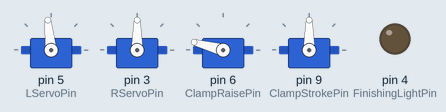
This sketch was run on a simulated Arduino Uno, built with avr-gcc and run on an emulated ATmega328P. On the bench: 4 × servo, output pins drawn as LEDs (lit = HIGH). What the sketch prints to the serial monitor is not drawn.

Above: at 1.1 s.
At 25.1 s:
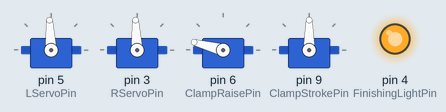
Timing chart, 0 to 26.6 s (numbered marks = the images above):
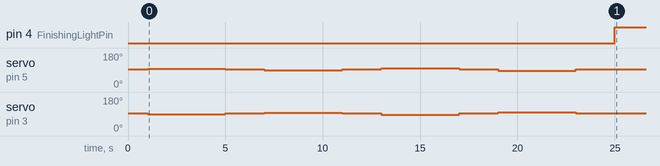

The sketch:

DroneTest.ino
```cpp
#include <ArduinoSTL.h>
#include <Servo.h>
#define MachineID '2'               //Hardware ID for each drone. Will be changed for each and written on chassis
#if MachineID == '1'
  #include <ArduCAM.h>
  #include <SPI.h>
  #include "memorysaver.h"
#endif

using namespace std;


//Global Constants
#define CSPin 7                      //ArduCAM Pin
#define FinishingLightPin 4          //Finishing Light Pin
#define LServoPin 5                  //Left Wheel Servo Pin
#define RServoPin 3                  //Right Wheel Servo Pin
#define ClampStrokePin 9             //Clamp Stroke Control Servo Pin
#define ClampRaisePin 6              //Clamp Raise/Lower Servo Pin
#define ClampStrokeOpenDegree 90     //Degree at which clamp is open
#define ClampStrokeCloseDegree 0     //Degree at which clamp is closed
#define ClampRaiseDegree 165         //Degree at which clamp is raised
#define ClampLowerDegree 90          //Degree at which clamp is lowered
#define ClampRaiseLowerTime 1000     //Over-Estimate Time required to raise/lower clamp (ms) //TODO
#define ClampOpenCloseTime 1000      //Over-Estimate Time required to open/cloase clamp (ms) //TODO
#define TurnSpeed 40                 //Constant Turn speed
#define BlockLiftTime 1000           //Over-Estimate time required to close/lift block (ms) //TODO
#define BlockLowerTime 1000          //Over-Estimate time required to lower/open block (ms) //TODO
#define ShortForwardTime 1000        //Over-Estimate time required to perform a constant short forward movement (ms) //TODO
#define ShortBackwardTime 1000       //Over-Estimate time required to perform a constant short backward movement (ms) //TODO
#define CaptureTime 1000             //Over-Estimate time required to capture and transmit an image (ms) //TODO
#define OpeningTime 1000             //Specific Time required for opening move forward (ms) //TODO
#define ServoMid 1500

#if MachineID == '1'
  #define ServoLOffset 0
  #define ServoROffset 0
#endif
#if MachineID == '2'
  #define ServoLOffset 0
  #define ServoROffset 0
#endif
#if MachineID == '3'
  #define ServoLOffset 0
  #define ServoROffset 0
#endif
#if MachineID == '4'
  #define ServoLOffset 0
  #define ServoROffset 0
#endif


const byte checksumConst = 0x02 + (byte)'s' + (byte)'a' + (byte)'x';


char droneChar = '?';               //Software ID of drone, given when connected to Arduino
Servo LServo, RServo, ClampStrokeServo, ClampRaiseServo;
#if MachineID == '1'
  ArduCAM myCAM(OV2640, CSPin);
#endif

//Class for wrapping serial communication messages
class Message {
  public:
    char source;
    char dest;
    String message;
    Message(char s, char d, String m){
      this->source = s;
      this->dest = d;
      this->message = m;
    }
    Message(char d, String m){
      Message(droneChar, d, m);
    }
    Message(){
      this->source = ' ';
      this->dest = ' ';
      this->message = "";
    }
    ~Message(){  }

    //Receives a message regardless of destination while blocking execution
    //  Returns - Message - message received
    Message receiveAnyMessageBlocking(){
      while(true){
        while(Serial.available() > 0)
          if(Serial.read() == 0x7E){
            for(int i = 0; i < 7; i++)
              Serial.read();
            String input = Serial.readStringUntil('x');
            Serial.read();
            Message output = Message(input[0], input[1], input.substring(2, input.length() - 3));
            return output;
          }
        delay(20);
      }
    }

    //Receives a message while blocking execution
    //  Returns - Message - message received
    Message receiveMessageBlocking(){
      while(true){
        while(Serial.available() > 0)
          if(Serial.read() == 0x7E){
            for(int i = 0; i < 7; i++)
              Serial.read();
            String input = Serial.readStringUntil('x');
            Serial.read();
            if(input[1] == 'd' || input[1] == 'A' || input[1] == droneChar){
              Message output = Message(input[0], input[1], input.substring(2, input.length() - 3));
              return output;
            }
          }
        delay(20);
      }
    }

    //Receives and ignores intruction transmission
    void ignoreInstructions(){
      byte temp[8];
      while(true){
        for(int i = 0; i < 9; i++)
          Serial.read();
        Serial.readBytes(temp, 8);
        Serial.read();
        if(((char) temp[7]) == 'E')
          break;
      }
    }

    //Receives and ignores binary image file
    void ignoreBinary(int size){
      int remainder = size % 256;
      for(int i = 0; i < size; i += 256)
        for(int j = 0; j < 265; j++)
          Serial.read();
      if(remainder > 0)
        for(int i = 0; i < 9 + remainder; i++)
          Serial.read();
    }

    //Receives message without blocking execution
    //Manages ignoring image files and other drone's instructions
    //  Return - Message or NULL
    Message receiveMessage(){
      if(Serial.available() > 0) {
        while(Serial.read() != 0x7E)
          if(Serial.available() == 0)
            return Message();
        for(int i = 0; i < 7; i++)
          Serial.read();
        String input = Serial.readStringUntil('x');
        Serial.read();
        if(input[1] == 'd' || input[1] == 'A' || input[1] == droneChar){
          Message output = Message(input[0], input[1], input.substring(2, input.length() - 3));
          return output;
        }
        else if(input[2] == 'I')
          this->ignoreInstructions();
        else if(input[2] == 'L'){
          Message temp = this->receiveAnyMessageBlocking();
          this->ignoreBinary(temp.message.toInt());
        }
      }
    }

    //Returns boolean of message equality
    //UNUSED IN DRONE CODE
    /*
    bool equal(Message b){
      if(this->source == b.source && this->dest == b.dest && this->message == b.message)
        return true;
      else
        return false;
    }
    */

    //Sends a message through Serial
    //  Arguments:
    //    char d - Destination character
    //    String m - Message
    bool sendMessage(char d, String m){
      int length = m.length() + 9;
      byte lengthHigh = (byte)(length >> 8);
      byte lengthLow = (byte)length;
      byte frame[9 + length] = {0x7E, lengthHigh, lengthLow, 0x01, 0x01, 0x00, 0x00, 0x00, (byte)'s', (byte)droneChar, (byte)'a'};
      byte checksum = checksumConst + (byte)droneChar;
      for(int i = 0; i < m.length(); i++){
        byte temp = (byte)m[i];
        checksum += temp;
        frame[11 + i] = temp;
      }
      frame[length + 7] = (byte)'x';
      frame[length + 8] = 0xFF - checksum;
      Serial.write(frame, length + 9);
      Serial.flush();
    }

    //Reads instruction from XBee and place in outputBuffer
    //  Arguments:
    //    byte[8] outputBuffer
    void receiveInstruction(byte outputBuffer[8]){
      for(int i = 0; i < 9; i++)
        Serial.read();
      for(int i = 0; i < 8; i++)
        outputBuffer[i] = Serial.read();
      Serial.read();
    }

    //Returns boolean comparison to NULL
    bool isNull(){
      return (this == NULL) || (this->source == ' ' && this->dest == ' ' && this->message == "");
    }
};

Message messHandl;


#if MachineID == '1'
  //Class for wrapping and managing camera functions
  class Camera{
  public:
    //Constructor handles instantiations and setup
    Camera(){  }
    ~Camera(){  }

    //Captures image from camera and sends image
    void captureAndSend(){
      myCAM.flush_fifo();
      myCAM.clear_fifo_flag();
      myCAM.start_capture();
      while(!(myCAM.read_reg(ARDUCHIP_TRIG) & CAP_DONE_MASK)) {} //Wait for capture to finish
      uint32_t length = myCAM.read_fifo_length();
      messHandl.sendMessage('a', String(length));
      int remainder = length % 256;

      byte checksum;

      byte frame[265] = {0x7E, 0x01, 0x05, 0x01, 0x01, 0x00, 0x00, 0x00};

      for(int i = 0; i < length; i += 256){
        checksum = 0x02;
        for(int j = 0; j < 256; j++){
          byte temp = (byte)myCAM.read_fifo();
          frame[8 + j] = temp;
          checksum += temp;
        }
        frame[264] = (byte)(0xFF - checksum);
        Serial.write(frame, 265);
      }
      length = remainder + 5;
      frame[1] = (byte)(length >> 8);
      frame[2] = (byte)length;
      checksum = 0x02;
      for(int i = 0; i < remainder; i++){
        byte temp = (byte)myCAM.read_fifo();
        frame[8 + i] = temp;
        checksum += temp;
      }
      frame[8 + remainder] = (byte)(0xFF - checksum);
      Serial.write(frame, remainder);


      myCAM.clear_fifo_flag();
    }
  };

  Camera CAM;
#endif


//Class for wrapping and managing movement functions
class Movement{
public:
  Movement(){  }
  ~Movement(){  }

  //Stops all wheel servos
  void stopMovement(){
    LServo.writeMicroseconds(ServoMid);
    RServo.writeMicroseconds(ServoMid);
  }

  //Sets all wheel servos to the same degree
  //  Arguments:
  //    int degree - Speed of movement - range (-90 - 90)
  void setMovement(int degree){
    int posTemp = ServoMid + degree + ServoLOffset;
    int negTemp = ServoMid - degree - ServoROffset;
    LServo.writeMicroseconds(posTemp);
    RServo.writeMicroseconds(negTemp);
  }

  //Sets wheels to turning
  //  Arguments:
  //    int direct - Direction of turning - (direct > 0) CW, (direct <= 0) CCW
  void setTurning(int direct){
    int speedL, speedR;
    if(direct > 0){
      speedL = ServoMid + TurnSpeed + ServoLOffset;
      speedR = ServoMid + TurnSpeed + ServoROffset;
    }
    else{
      speedL = ServoMid - TurnSpeed - ServoLOffset;
      speedR = ServoMid - TurnSpeed - ServoLOffset;
    }
    LServo.writeMicroseconds(speedL);
    RServo.writeMicroseconds(speedR);
  }

  //Lift block sequence
  void liftBlock(){
    ClampStrokeServo.write(ClampStrokeOpenDegree);
    for(int i = ClampRaiseDegree; i >= ClampLowerDegree; i--){
      ClampRaiseServo.write(i);
      delay(6);
    }
    delay(500);
    ClampStrokeServo.write(ClampStrokeCloseDegree);
    delay(1000);
    for(int i = ClampLowerDegree; i <= ClampRaiseDegree; i++){
      ClampRaiseServo.write(i);
      delay(6);
    }
  }

  //Deposits block
  void depositBlock(){
    for(int i = ClampRaiseDegree; i >= ClampLowerDegree; i--){
      ClampRaiseServo.write(i);
      delay(6);
    }
    ClampStrokeServo.write(ClampStrokeOpenDegree);
    delay(1000);
    for(int i = ClampLowerDegree; i <= ClampRaiseDegree; i++){
      ClampRaiseServo.write(i);
      delay(6);
    }
  }

  //Resets all Servos to default state
  void reset(){
    stopMovement();
    ClampStrokeServo.write(ClampStrokeOpenDegree);
    ClampRaiseServo.write(ClampRaiseDegree);
    delay(1000);
  }
};

Movement movement;


//Contains individual instructions and their operations
class Instruction{
private:
  char type;      //Opcode char for instruction
  int arg1;
  long arg2;
public:
  Instruction(){
    this->type = ' ';
    this->arg1 = 0;
    this->arg2 = 0;
  }
  Instruction(char t, int a1, long a2){
    this->type = t;
    this->arg1 = a1;
    this->arg2 = a2;
  }
  ~Instruction(){  }

  long getArg2(){  return this->arg2; }

  //Executes instruction
  void execute(){
    switch(this->type){
      case 'M': //Movement
        movement.setMovement(this->arg1);
        break;
      case 'T': //Turning
        movement.setTurning(this->arg1);
        break;
      case 'C': //Camera Capture
        #if MachineID == '1'
          messHandl.sendMessage('a', "L");
          CAM.captureAndSend();
        #endif
        break;
      case 'L': //Lift Block
        movement.liftBlock();
        break;
      case 'D': //Deposit Block
        movement.depositBlock();
        break;
      case 'F': //Activate Finishing Light
        digitalWrite(FinishingLightPin, HIGH);
        break;
    }
  }
};

//Contains and manages an entire instruction queue
class InstructionSet{
private:
  vector<Instruction> queue;
  unsigned long nextTime;       //Time the next instruction will start
  //Constant Instructions used in generation
  Instruction BlockLift, BlockDeposit, ShortForward, ShortBackward, Capture;

  //Convert two bytes to an int
  int bytesToInt(byte b0, byte b1){
    int val = 0;
    val += b0 << 8;
    val += b1;
    return val;
  }

  //Convert four bytes to a long
  long bytesToLong(byte b0, byte b1, byte b2, byte b3){
    long val = 0;
    val += b0 << 24;
    val += b1 << 16;
    val += b2 << 8;
    val += b3;
    return val;
  }

public:
  //Constructor instantiates building block instructions
  InstructionSet(){
    this->queue;
    this->BlockLift = Instruction('L', 0, BlockLiftTime);
    this->BlockDeposit = Instruction('D', 0, BlockLowerTime);
    this->ShortForward = Instruction('M', 100, ShortForwardTime);
    this->ShortBackward = Instruction('M', 80, ShortBackwardTime);
    this->Capture = Instruction('C', 0, CaptureTime);
    this->nextTime = 0;
  }
  ~InstructionSet(){ }

  //Clears queue and stops movement
  void clear(){
    this->queue.clear();
    movement.stopMovement();
  }

  void push(Instruction inst){
    this->queue.push_back(inst);
  }

  //Pop the next instruction and execute
  void executeNext(){
    if(!this->queue.empty()){
      Serial.write("Execute Next");
      movement.stopMovement();
      Instruction temp = this->queue.front();
      this->queue.erase(queue.begin());
      temp.execute();
      this->nextTime = millis() + temp.getArg2();
    }
  }

  //Receive instructions from Arduino and build queue
  void receiveInstructions(){
    byte temp[8];
    int tempI;
    long tempL;
    while(true){
      messHandl.receiveInstruction(temp);
      tempI = bytesToInt(temp[1], temp[2]);
      tempL = bytesToLong(temp[3], temp[4], temp[5], temp[6]);
      switch((char) temp[0]){
        case 'L':
          this->queue.push_back(this->BlockLift);
          break;
        case 'D':
          this->queue.push_back(this->BlockDeposit);
          break;
        case 'C':
          this->queue.push_back(this->Capture);
          break;
        case 'B':
          this->clear();
          break;
        default:
          this->queue.push_back(Instruction((char) temp[0], tempI, tempL));
          break;
      }
      if((char) temp[7] == 'E')
        break;
    }
    this->executeNext();
  }

  //Poll time to check for next instruction execution window
  void checkTime(){
    if(!this->queue.empty()){
      if(millis() >= this->nextTime)
        this->executeNext();
    }
    else
      movement.stopMovement();
  }

  //Simple instruction queue for beginning of round
  void openingActions(){
    this->queue.push_back(Instruction('M', 100, OpeningTime));
  }
};


//Connect to Arduino and receive droneChar ID for communication
void connectToArduino(){
  messHandl.sendMessage('a', "C");
  digitalWrite(FinishingLightPin, LOW);
  Message message = messHandl.receiveAnyMessageBlocking();
  digitalWrite(FinishingLightPin, HIGH);
  droneChar = message.dest;
  messHandl.sendMessage('a', String("" + MachineID));
  digitalWrite(FinishingLightPin, LOW);
}


Message m;
InstructionSet instructions;


void setup() {
  // put your setup code here, to run once:
  Serial.begin(9600);
  while(!Serial){  }                 //Wait for Serial to begin

  //Instantiate Camera if MachineID is 1 (CameraDrone)
  #if MachineID == '1'
    pinMode(CSPin, OUTPUT);
    SPI.begin();
    myCAM.write_reg(ARDUCHIP_MODE, 0x00);
    myCAM.set_format(JPEG);
    myCAM.InitCAM();
    myCAM.OV2640_set_JPEG_size(OV2640_160x120);
    delay(1000);
  #endif
  instructions = InstructionSet();

  LServo.attach(LServoPin);
  RServo.attach(RServoPin);
  ClampRaiseServo.attach(ClampRaisePin);
  ClampStrokeServo.attach(ClampStrokePin);
  movement = Movement();
  movement.reset();


  pinMode(FinishingLightPin, OUTPUT);
  digitalWrite(FinishingLightPin, LOW);
  //connectToArduino();

  //Put instructions here
  instructions.push(Instruction('M', 30, 4000));
  instructions.push(Instruction('M', 0, 2000));
  instructions.push(Instruction('M', -30, 4000));
  instructions.push(Instruction('M', 0, 2000));
  instructions.push(Instruction('M', 60, 4000));
  instructions.push(Instruction('M', 0, 2000));
  instructions.push(Instruction('M', -60, 4000));
  instructions.push(Instruction('M', 0, 2000));
  //instructions.push(Instruction('T', 1, 4000));
  //instructions.push(Instruction('M', 0, 2000));
  //instructions.push(Instruction('T', 0, 4000));
  //instructions.push(Instruction('M', 0, 2000));
  //instructions.push(Instruction('L', 0, 5000));
  //instructions.push(Instruction('D', 0, 5000));
  instructions.push(Instruction('F', 0, 0));
}

void loop() {
  // put your main code here, to run repeatedly:
  instructions.checkTime();
}
```

Measured:
- by itself, pin 4 (FinishingLightPin): LOW → HIGH at 25.0 s
- by itself, servo on pin 5 (LServoPin): 93° → 96° at 1.0 s, → 93° 4.0 s later, → 90° 2.0 s later, → 93° 4.0 s later, … (8 changes in this stretch)
- by itself, servo on pin 3 (RServoPin): 93° → 90° at 1.0 s, → 93° 4.0 s later, → 96° 2.0 s later, → 93° 4.0 s later, … (8 changes in this stretch)
